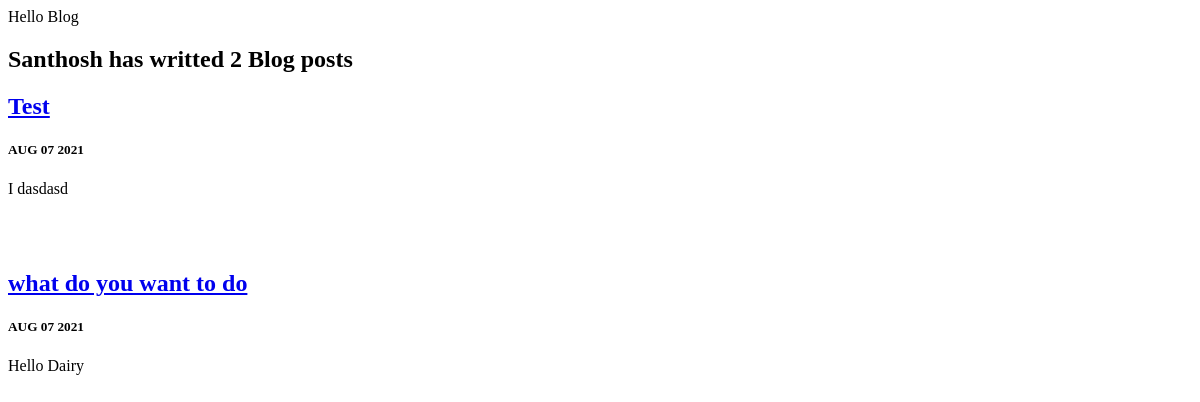
/blog/, run on an earlier commit of the app's database.
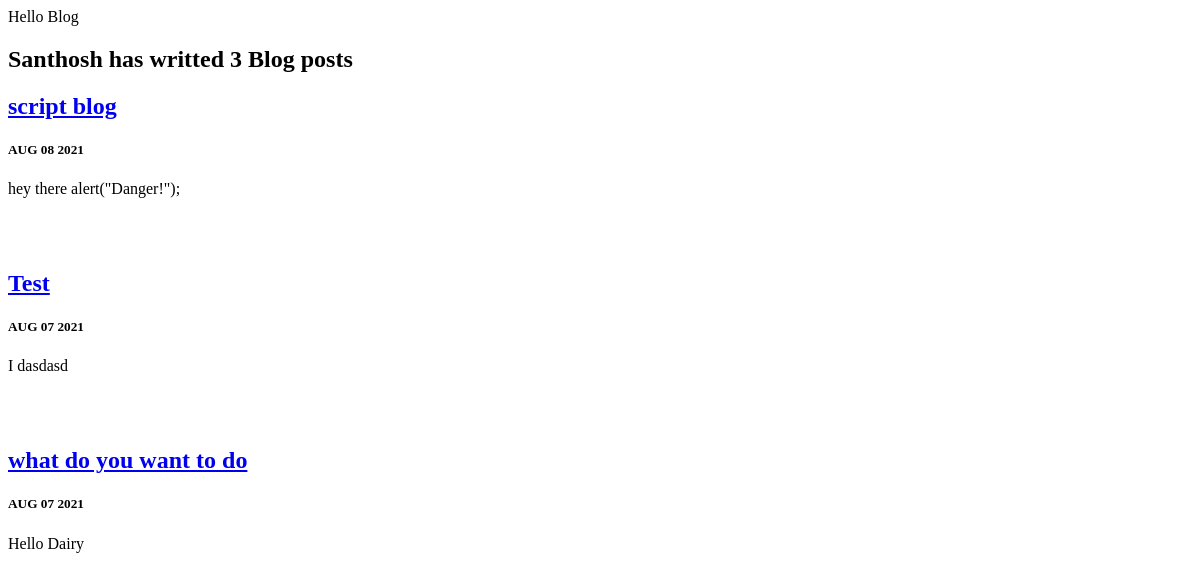
And on a later commit of the database.
### blog/models.py (models this page shows, shortened)
class Blog(models.Model):
    title = models.CharField(max_length=200)
    description = models.TextField(max_length=100)
    date = models.DateField()

### blog/views.py (the view)
# urls.py: path('', views.all_blogs, name='all_blogs'),
def all_blogs(request):
    Blog_objects = Blog.objects.order_by('-date') #[:2]
    return render(request, 'blog/all_blogs.html',{'Blogs':Blog_objects})

### blog/templates/blog/all_blogs.html (shortened to what this page needs)
<h2>Santhosh has writted {{ Blogs.count }} Blog post{{ Blogs.count|pluralize }}</h2>
{% for Blog in Blogs %}
<a href="{% url 'blog:details' Blog.id %}"><h2>  {{ Blog.title }} </h2> </a>
<h5>  {{ Blog.date|date:'M d Y'|upper }}</h5>
<p>  {{ Blog.description|striptags|truncatechars:50 }} </p>
{% endfor %}

What changed in the data, as far as the page shows it:
added Blog: title "script blog", date "AUG 08 2021", description "hey there alert(\"Danger!\");"
Also different on the page:
{{ Blogs.count }}: "2" → "3"
